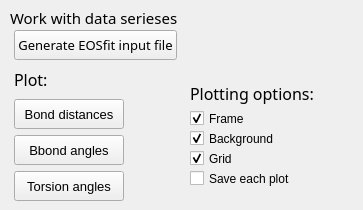
    <widget class="QWidget" name="tab_2">
     <attribute name="title">
      <string>Tools</string>
     </attribute>
     <widget class="QLabel" name="lbl_tools_info">
      <property name="geometry">
       <rect>
        <x>10</x>
        <y>10</y>
        <width>211</width>
        <height>16</height>
       </rect>
      </property>
      <property name="font">
       <font>
        <family>Yu Gothic</family>
        <pointsize>11</pointsize>
        <stylestrategy>PreferAntialias</stylestrategy>
       </font>
      </property>
      <property name="text">
       <string>Work with data serieses</string>
      </property>
     </widget>
     <widget class="QWidget" name="gridLayoutWidget_3">
      <property name="geometry">
       <rect>
        <x>10</x>
        <y>30</y>
        <width>171</width>
        <height>171</height>
       </rect>
      </property>
      <layout class="QGridLayout" name="gridLayout">
       <item row="2" column="0">
        <widget class="QPushButton" name="btn_dist_plot">
         <property name="minimumSize">
          <size>
           <width>0</width>
           <height>30</height>
          </size>
         </property>
         <property name="maximumSize">
          <size>
           <width>110</width>
           <height>16777215</height>
          </size>
         </property>
         <property name="font">
          <font>
           <pointsize>10</pointsize>
          </font>
         </property>
         <property name="toolTip">
          <string>&lt;html&gt;&lt;head/&gt;&lt;body&gt;&lt;p&gt;Plot all bond distances specified during the static scan.&lt;br/&gt;I.e. data should be already stored in an excel file.&lt;/p&gt;&lt;/body&gt;&lt;/html&gt;</string>
         </property>
         <property name="text">
          <string>Bond distances</string>
         </property>
        </widget>
       </item>
       <item row="1" column="0">
        <widget class="QLabel" name="label_2">
         <property name="font">
          <font>
           <family>Yu Gothic</family>
           <pointsize>12</pointsize>
          </font>
         </property>
         <property name="text">
          <string>Plot:</string>
         </property>
        </widget>
       </item>
       <item row="0" column="0">
        <widget class="QPushButton" name="btn_gen_eosfit">
         <property name="enabled">
          <bool>true</bool>
         </property>
         <property name="minimumSize">
          <size>
           <width>0</width>
           <height>30</height>
          </size>
         </property>
         <property name="font">
          <font>
           <family>Yu Gothic</family>
           <pointsize>10</pointsize>
          </font>
         </property>
         <property name="toolTip">
          <string>&lt;html&gt;&lt;head/&gt;&lt;body&gt;&lt;p&gt;Generate input file for Eosfit7 software in two steps:&lt;br/&gt;1. In the first pop up window, choose excel file with the data&lt;br/&gt;2. In the second pop up window create a new .dat file for EoSfit7&lt;/p&gt;&lt;/body&gt;&lt;/html&gt;</string>
         </property>
         <property name="text">
          <string>Generate EOSfit input file</string>
         </property>
         <property name="autoDefault">
          <bool>false</bool>
         </property>
         <property name="default">
          <bool>false</bool>
         </property>
         <property name="flat">
          <bool>false</bool>
         </property>
        </widget>
       </item>
       <item row="4" column="0">
        <widget class="QPushButton" name="btn_torsion_plot">
         <property name="minimumSize">
          <size>
           <width>0</width>
           <height>30</height>
          </size>
         </property>
         <property name="maximumSize">
          <size>
           <width>110</width>
           <height>16777215</height>
          </size>
         </property>
         <property name="font">
          <font>
           <pointsize>10</pointsize>
          </font>
         </property>
         <property name="toolTip">
          <string>&lt;html&gt;&lt;head/&gt;&lt;body&gt;&lt;p&gt;Plot all torsion angles specified during the static scan.&lt;br/&gt;I.e. data should be already stored in an excel file.&lt;/p&gt;&lt;/body&gt;&lt;/html&gt;</string>
         </property>
         <property name="text">
          <string>Torsion angles</string>
         </property>
        </widget>
       </item>
       <item row="3" column="0">
        <widget class="QPushButton" name="btn_angle_plot">
         <property name="minimumSize">
          <size>
           <width>0</width>
           <height>30</height>
          </size>
         </property>
         <property name="maximumSize">
          <size>
           <width>110</width>
           <height>16777215</height>
          </size>
         </property>
         <property name="font">
          <font>
           <pointsize>10</pointsize>
          </font>
         </property>
         <property name="toolTip">
          <string>&lt;html&gt;&lt;head/&gt;&lt;body&gt;&lt;p&gt;Plot all bond angles specified during the static scan.&lt;br/&gt;I.e. data should be already stored in an excel file.&lt;/p&gt;&lt;/body&gt;&lt;/html&gt;</string>
         </property>
         <property name="text">
          <string>Bbond angles</string>
         </property>
        </widget>
       </item>
      </layout>
     </widget>
     <widget class="QCheckBox" name="chb_frame">
      <property name="geometry">
       <rect>
        <x>190</x>
        <y>110</y>
        <width>70</width>
        <height>17</height>
       </rect>
      </property>
      <property name="toolTip">
       <string>&lt;html&gt;&lt;head/&gt;&lt;body&gt;&lt;p&gt;Draw plot frame&lt;/p&gt;&lt;/body&gt;&lt;/html&gt;</string>
      </property>
      <property name="text">
       <string>Frame</string>
      </property>
      <property name="checked">
       <bool>true</bool>
      </property>
     </widget>
     <widget class="QCheckBox" name="chb_bcg">
      <property name="geometry">
       <rect>
        <x>190</x>
        <y>130</y>
        <width>101</width>
        <height>17</height>
       </rect>
      </property>
      <property name="toolTip">
       <string>&lt;html&gt;&lt;head/&gt;&lt;body&gt;&lt;p&gt;Use non transparent background&lt;/p&gt;&lt;/body&gt;&lt;/html&gt;</string>
      </property>
      <property name="text">
       <string>Background</string>
      </property>
      <property name="checked">
       <bool>true</bool>
      </property>
     </widget>
     <widget class="QCheckBox" name="chb_grid">
      <property name="geometry">
       <rect>
        <x>190</x>
        <y>150</y>
        <width>70</width>
        <height>17</height>
       </rect>
      </property>
      <property name="toolTip">
       <string>&lt;html&gt;&lt;head/&gt;&lt;body&gt;&lt;p&gt;Disaply thick grid&lt;/p&gt;&lt;/body&gt;&lt;/html&gt;</string>
      </property>
      <property name="text">
       <string>Grid</string>
      </property>
      <property name="checked">
       <bool>true</bool>
      </property>
     </widget>
     <widget class="QCheckBox" name="chb_save_indibidual">
      <property name="geometry">
       <rect>
        <x>190</x>
        <y>170</y>
        <width>131</width>
        <height>17</height>
       </rect>
      </property>
      <property name="toolTip">
       <string>&lt;html&gt;&lt;head/&gt;&lt;body&gt;&lt;p&gt;Save all individual plots as separate images.&lt;br/&gt;If this option is checked, LogBooker will save&lt;br/&gt;all plots as individual images in specified folder.&lt;br/&gt;&lt;br/&gt;with this option, plotting buttons will create two pop up&lt;br/&gt;windows insted of one. &lt;br/&gt;- In the first one you have to specify excel file with data&lt;br/&gt;- In the second one you have to specify a folder to store those images&lt;/p&gt;&lt;/body&gt;&lt;/html&gt;</string>
      </property>
      <property name="text">
       <string>Save each plot</string>
      </property>
     </widget>
     <widget class="QLabel" name="label_3">
      <property name="geometry">
       <rect>
        <x>190</x>
        <y>80</y>
        <width>164</width>
        <height>27</height>
       </rect>
      </property>
      <property name="font">
       <font>
        <family>Yu Gothic</family>
        <pointsize>12</pointsize>
       </font>
      </property>
      <property name="text">
       <string>Plotting options:</string>
      </property>
     </widget>
    </widget>
